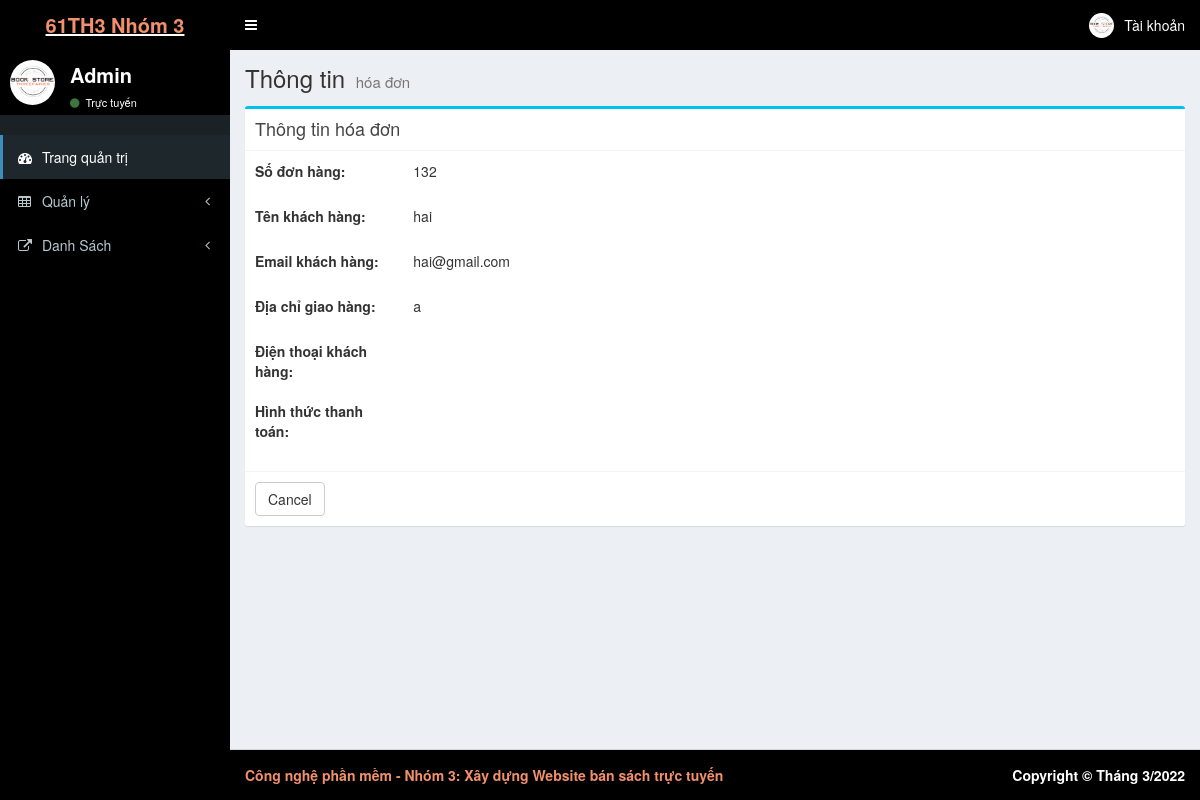
The app's page /admin/chitiethd.php?sodh=132 (signed in) with its own data.
### tables this page shows
CREATE TABLE `hoadon` (
  `sodh` bigint(20) NOT NULL,
  `emailkh` varchar(50) NOT NULL,
  `ngaygiao` date NOT NULL,
  `tenkh` varchar(100) NOT NULL,
  `diachi` varchar(250) NOT NULL,
  `dienthoai` varchar(50) NOT NULL,
  `thanhtien` decimal(9,2) NOT NULL
);

### admin/chitiethd.php (the view, shortened to what this page needs)
<?php
include "head.php";
?>
 <body class="hold-transition skin-blue sidebar-mini">
   <div class="wrapper">
   <?php
include "Header.php";
?>
   <?php
include "aside.php";
?>
      <div class="content-wrapper">
        <?php
   require '../inc/config.php';
   $sodh = $_GET["sodh"];
   $query="SELECT * from hoadon
	WHERE  sodh =".$sodh;
   $result = $conn->query($query);
$row = $result->fetch_assoc();
?>
        <section class="content-header">
          <h1>
            Thông tin
            <small>hóa đơn</small>
          </h1>
        </section>
        <section class="content">
          <div class="row">
            <div class="col-md-12" >
              <div class="box box-info">
                <div class="box-header with-border">
                  <h3 class="box-title" style="text-align: center"> Thông tin hóa đơn</h3>
                </div>
                <form class="form-horizontal" >
                  <div class="box-body" >
                  <div class="form-group">
                      <label  class="col-sm-2">Số đơn hàng:</label>
                      <div class="col-sm-5">
                      <p><?php echo $row["sodh"] ?></p>
                      </div>
                    </div>
                    <div class="form-group">
                      <label  class="col-sm-2">Tên khách hàng:</label>
                      <div class="col-sm-5">
                      <p><?php echo $row["tenkh"] ?></p>
                      </div>
                    </div>
                    <div class="form-group">
                    <label  class="col-sm-2 ">Email khách hàng:</label>
                    <div class="col-sm-5">
                      <p><?php echo $row["emailkh"] ?></p>
                      </div>
                    </div>
                    <div class="form-group">
                    <label  class="col-sm-2 ">Địa chỉ giao hàng:</label>
                    <div class="col-sm-5">
                      <p><?php echo $row["diachi"] ?></p>
                      </div>
                    </div>
                    <div class="form-group">
                    <label  class="col-sm-2 ">Điện thoại khách hàng:</label>
                    <div class="col-sm-5">
                      </div>
                    </div>
                    <div class="form-group">
                    <label  class="col-sm-2 ">Hình thức thanh toán:</label>
                    <div class="col-sm-5">
                      </div>
                    </div>
                  </div>
                  <div class="box-footer">
                  <a href="quanlyhoadon.php"><button type="button" name="cancel" class="btn btn-default">Cancel</button></a>
                  </div>
                </form>
              </div>
            </div>
          </div>
        </section>
      </div>
      <?php
      include "footer.php";
     ?>
    </div>
  </body>
</html>

### records on screen
hoadon: sodh "132", tenkh "hai", emailkh "hai@gmail.com", diachi "a"
